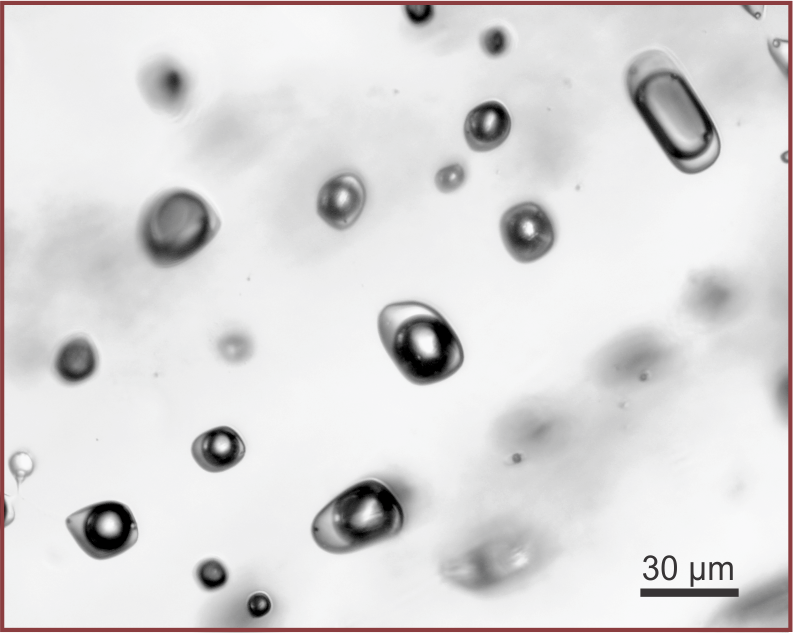
#> input picture quartz.png, 793 x 633 px
$ jupyter execute --allow-errors HoughCircularInclusiones.ipynb   (shell and % lines are left out)
#> lines starting #> are read from the running program, lines starting #| are printed output that depends on the picture; after the words box and inside, x2 and y2 are one past the last pixel; in counts of white or black regions, pixels touching at a corner belong together
### funcionesHough.py
# Creado por Ivan F. https://github.com/ieferreira, finales de Octubre de 2020
# funciones para facilitar uso del notebook HOUGH Google Earth

import cv2
import numpy as np
import matplotlib.pyplot as plt

def load(filename):
    """
    loads image, takes string
    input ->  file path as strig
    returns -> img loaded in cv2
    """
    img = cv2.imread(filename, cv2.IMREAD_COLOR)
    return img

# [8 lines left out: function grey, not called in this run]

def graph(img, paleta="Greys"):
    """
    quickly plot an image
    input -> img file in cv2 format
    output -> matplotlib figure as
    """
    plt.figure(figsize=(15,9))
    return plt.imshow(img, cmap=paleta)

def loadGrey(filename):
    img = cv2.imread(filename, cv2.IMREAD_COLOR)
    grey = cv2.cvtColor(img, cv2.COLOR_BGR2GRAY)
    return grey

def canny(grey, A, B):
    edges = cv2.Canny(grey, A,B)
    return edges


def plotCanny(grey, A, B):
    plt.Figure(figsize=(15,9))
    gf = cv2.Canny(grey, A,B)
    plt.title(f"Detector de bordes - Canny")
    return plt.imshow(gf)

def findLines(bordes, rho, theta, thr, mll, mlg):
    lineas = cv2.HoughLinesP(bordes, rho, theta, thr, minLineLength=mll, maxLineGap=mlg)
    return lineas

def drawLines(lineas, imagen):
    if lineas is not None:
        for linea in lineas:
            x1,y1,x2,y2 = linea[0]
            # dibuja las lineas una a una en imagen, con color (255,0,0) y grosor de linea 1
            cv2.line(imagen, (x1,y1), (x2,y2), (255, 0,0), 1)
    else:
        # por si no se encuentra lineas o el algoritmo no funciona con los params dados
        raise ValueError("No se encontraron lineas con los parámetros dados")
    return imagen

def findCircles(bordes,n, pm1, pm2, mnDis, mnRad,  mxRad):
    circles = cv2.HoughCircles(bordes, cv2.HOUGH_GRADIENT, n,  param1=pm1,  param2=pm2,
                            minDist=mnDis,  minRadius=mnRad, maxRadius=mxRad)
    return circles

#circulos = findCircles(imagen2,1,50,30,100,0,100)

def drawCircles(circulos, img, escala=None):

    if circulos is not None:
        circulos = np.uint16(np.around(circulos))
        for punto in circulos[0, :]:
            x, y, r = punto[0], punto[1], punto[2]

            # circunferencia del circulo
            cv2.circle(img, (x, y), r, (0, 255, 0), 2)
            # pone el dato del valor como un texto adjunto
            if escala is not None:
                pixsUm = escala/100
                um = r*pixsUm
                cv2.putText(img,f"Tamano={round(um,1)}um\n Area = {round(np.pi*um**2,1)} um^2", (x+10,y+10), cv2.FONT_ITALIC, 0.5, (200,50,0,255),2)

            else:
                cv2.putText(img,f"RADIO={r}px", (x+10,y+10), cv2.FONT_ITALIC, 0.5, (200,50,0,255),2)

            # circulo para dibujar el radio, con color (0,122,255) y grosor de linea 3
            cv2.circle(img, (x, y), 1, (0, 122, 255), 3)
        return img
    else:
        raise ValueError("No se encontraron Círculos en la imagen que me pasaste con los parámetros dados")

### HoughCircularInclusiones.ipynb
# Ejercicio transformada de Hough para detección de inclusiones fluidas

### Funciones usadas (en funcionesHough.py):

load ->  carga la imagen a color
loagGrey ->  carga la imagen en tonos de grises
graph -> grafica la imagen, por default en escala de grises, se puede cambiar, dandole un segundo argumento con el string y el nombre de la paleta de colores

canny -> devuelve imagen con bordes detectados por Canny
plotCanny ->  grafica la imagen devuelta por canny

findLines -> encuentra lineas con los parametros dados, devuelve np.array con datos de lineas encontradas
drawLines -> dibuja las lineas en una imagen que se da como segundo argumento

findCircles ->  encuentra los circulos con los parametros dados, devuelve np.array con datos circulos encontrados
drawCircles -> dibuja los círculos encontrados en una imagen que se pasa como segundo argumento

#### Se usa ipywidgets para hacer interacción con input de parámetros y ver el resultado en tiempo real

[cell 1]
# importar las funciones de funcionesHough.py
from funcionesHough import *

[cell 2]
img = loadGrey("quartz.png")
#> in loadGrey, img is the input picture: shape (633, 793, 3); mean B, G, R 217.4, 217.1, 218.8
#> in loadGrey, `grey = cv2.cvtColor(img, cv2.COLOR_BGR2GRAY)`:
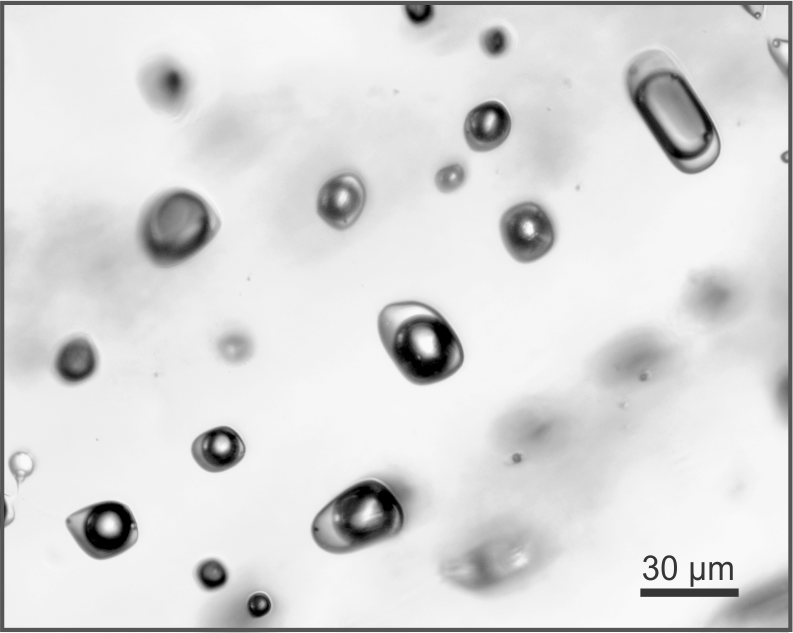
#> grey: shape (633, 793); min 0, max 255, mean 217.7

graph(img)

## Ejemplo detección de bordes con el filtro Canny

[cell 3]
import ipywidgets as wd
imagen = loadGrey("quartz.png")
#> the sliders are set to A = 50, B = 100
@wd.interact(A=(0,100,5), B=(0, 200, 10))

def actualice(A=20, B=20):
    return plotCanny(imagen, A, A*2) # cambiar A*2 por B para libertad completa en parametrosb
#> in plotCanny, `gf = cv2.Canny(grey, A,B)`:
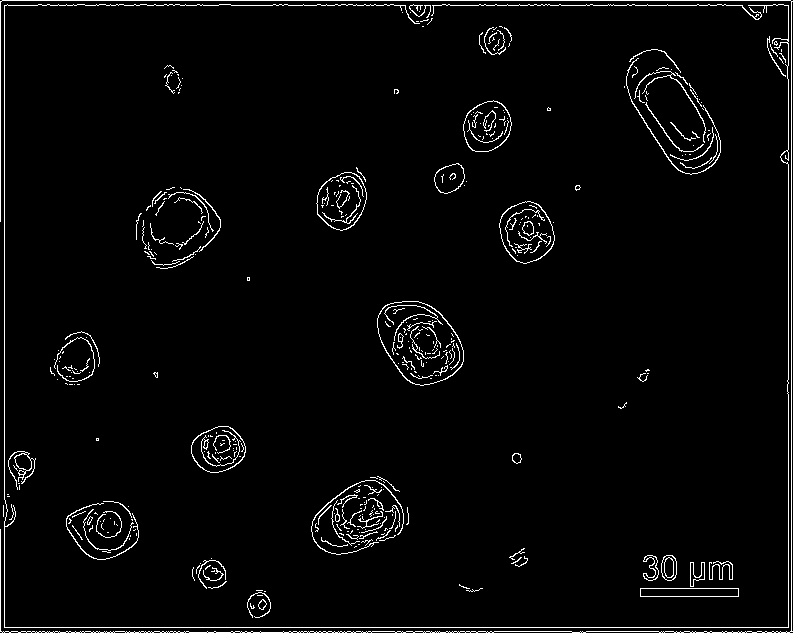
#> gf: shape (633, 793); 2.9% white in thin lines or dots

### Un ejemplo más con un circón

[cell 4]
import ipywidgets as wd
imagen = loadGrey("circon.jpg")
#> call 3 of loadGrey, with filename = 'circon.jpg'
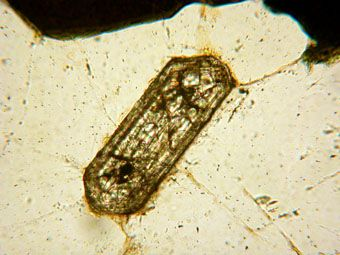
#> input picture circon.jpg, 340 x 255 px
#> in loadGrey, img is the input picture: shape (255, 340, 3); mean B, G, R 144.9, 183.1, 192.6
#> in loadGrey (call 3), `grey = cv2.cvtColor(img, cv2.COLOR_BGR2GRAY)`:
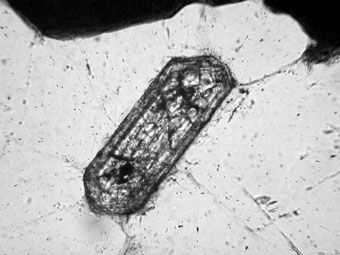
#> grey: shape (255, 340); min 0, max 252, mean 181.6
#> the sliders are set to A = 200, B = 400
@wd.interact(A=(0,400,10), B=(0, 800, 10))

def actualice(A=100, B=100):
    return plotCanny(imagen, A, A*2) # cambiar A*2 por B para libertad completa en parametrosb
#> call 2 of plotCanny, with A = 200, B = 400
#> in plotCanny (call 2), `gf = cv2.Canny(grey, A,B)`:
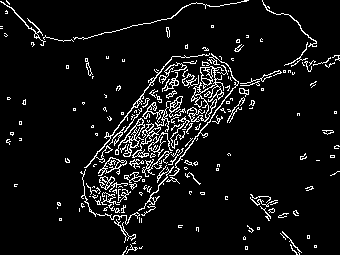
#> gf: shape (255, 340); 7.1% white in thin lines or dots

### Haciendo detección de lineas con la transformada de Hough en la imagen de bordes y sobreimponiendola en la imagen original

[cell 5]
A = 350
#> A = 350
circonColor = load("circon.jpg")
bordes = canny(imagen, A, A*2)
#> in canny, `edges = cv2.Canny(grey, A,B)`:
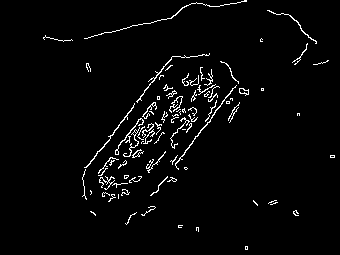
#> edges: shape (255, 340); 2.9% white in thin lines or dots, all inside (x1, y1, x2, y2) = (43, 0, 335, 250)
graph(bordes)
lineas = findLines(bordes, 10,3.1415/180, 8, 10, 15)
#> in findLines, `lineas = cv2.HoughLinesP(bordes, rho, theta, thr, minLineLength=mll, m..`: lineas = 191 rows, first 6: [133, 157, 145, 129], [134, 157, 155, 122], [146, 111, 222, 62], [127, 192, 171, 145], [109, 201, 115, 183], [163, 114, 179, 107]
graph(drawLines(lineas, circonColor))
#> the loop in drawLines, `for linea in lineas:` made 191 passes
#> after the loop in drawLines, `for linea in lineas:`:
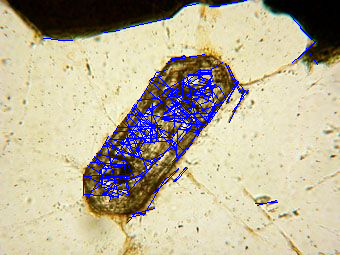
#> imagen: shape (255, 340, 3); mean B, G, R 153.7, 177.1, 185.7

## A continuación sin aplicar el filtro de detección de bordes

[cell 6]
import cv2
import numpy as np
imgCOL = load("quartz.png")
img2 = loadGrey("quartz.png")
imagen2 = cv2.bilateralFilter(img2, 11, 30, 30)
#> the sliders are set to n = 2.0, pm1 = 22, pm2 = 60, minDs = 50, minRd = 50, maxRd = 55

#> (the rest of this cell did not finish here and is left out)

#> in findCircles, `circles = cv2.HoughCircles(bordes, cv2.HOUGH_GRADIENT, n,  param1=pm1,..`: circles = None
    # lineas = drawLines(findLines(bordes, rho,np.pi/180, thr, mll, mlg), imag)
    imgCirculos = drawCircles(circulos, color, escala=30)
    return graph(imgCirculos)

## Ahora adicionandole un detector de bordes

[cell 7]
imgCOL = load("quartz.png") # imagen original a color
img2 = loadGrey("quartz.png") # imagen para el tratamiento en Hough
img3 = canny(img2,40,80) # adicionandole un detector de bordes
#> call 2 of canny, with A = 40, B = 80
#> in canny (call 2), `edges = cv2.Canny(grey, A,B)`:
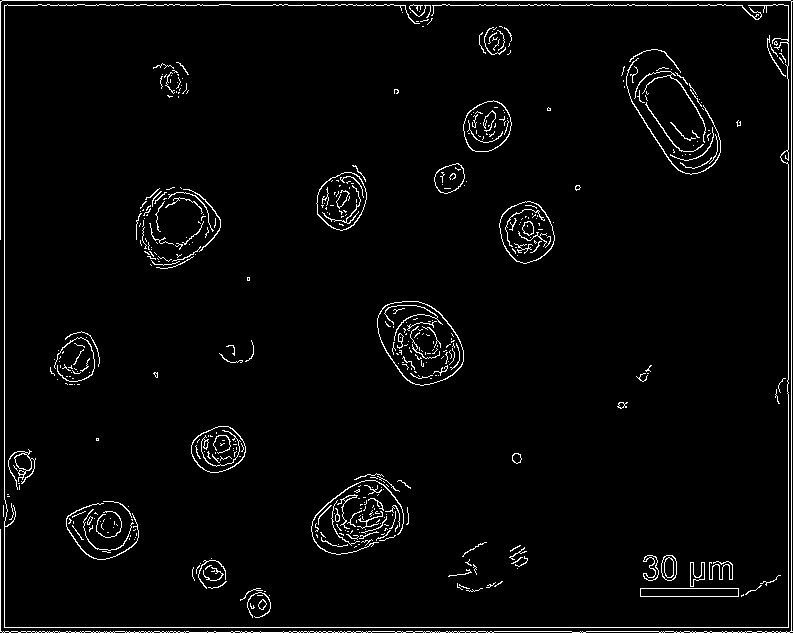
#> edges: shape (633, 793); 3.1% white in thin lines or dots
#> the sliders are set to n = 2.0, pm1 = 22, pm2 = 60, minDs = 50, minRd = 50, maxRd = 55
imgProc= cv2.bilateralFilter(img3, 11, 30, 30) # filtro de ruido

#> (the rest of this cell did not finish here and is left out)
